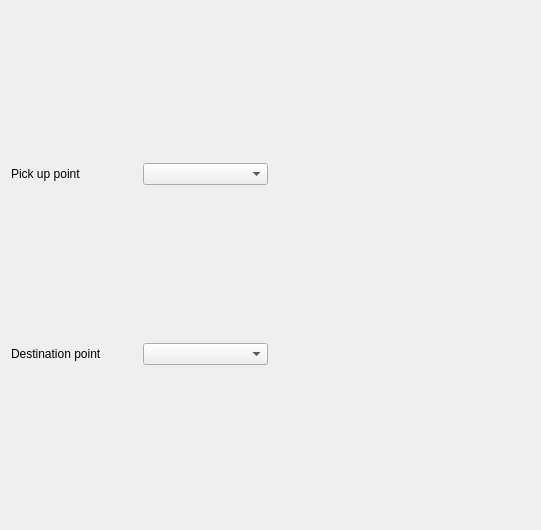
<?xml version="1.0" encoding="UTF-8"?>
<ui version="4.0">
 <class>PathFollow_UI</class>
 <widget class="QWidget" name="PathFollow_UI">
  <property name="enabled">
   <bool>true</bool>
  </property>
  <property name="geometry">
   <rect>
    <x>0</x>
    <y>0</y>
    <width>541</width>
    <height>530</height>
   </rect>
  </property>
  <property name="tabletTracking">
   <bool>false</bool>
  </property>
  <property name="windowTitle">
   <string>Follow Path Action</string>
  </property>
  <layout class="QVBoxLayout" name="verticalLayout_2">
   <item>
    <layout class="QHBoxLayout" name="horizontalLayout_3">
     <item>
      <layout class="QVBoxLayout" name="verticalLayout" stretch="0,0">
       <item>
        <layout class="QHBoxLayout" name="horizontalLayout">
         <item>
          <widget class="QLabel" name="label">
           <property name="text">
            <string>Pick up point</string>
           </property>
          </widget>
         </item>
         <item>
          <widget class="QComboBox" name="list_pickuppoints"/>
         </item>
        </layout>
       </item>
       <item>
        <layout class="QHBoxLayout" name="horizontalLayout_2">
         <item>
          <widget class="QLabel" name="label_2">
           <property name="text">
            <string>Destination point</string>
           </property>
          </widget>
         </item>
         <item>
          <widget class="QComboBox" name="list_destinationpoints"/>
         </item>
        </layout>
       </item>
      </layout>
     </item>
     <item>
      <widget class="QWidget" name="test_widget" native="true">
       <property name="enabled">
        <bool>true</bool>
       </property>
      </widget>
     </item>
    </layout>
   </item>
  </layout>
 </widget>
 <tabstops>
  <tabstop>list_pickuppoints</tabstop>
  <tabstop>list_destinationpoints</tabstop>
 </tabstops>
 <resources/>
 <connections/>
</ui>
